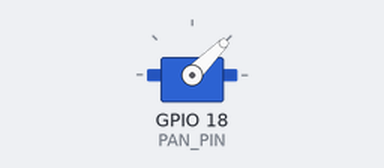
Recording of a sketch running on a simulated ESP32. On the bench: servo.

Above: at 2.05 s.
At 5.0 s:
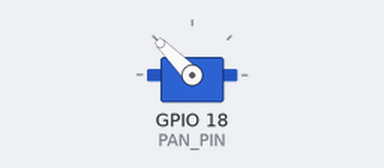
At 8.0 s:
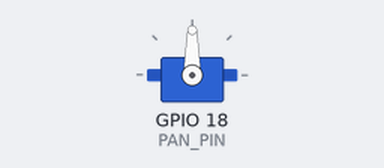
Timing chart, 0 to 9.8 s (numbered marks = the images above):
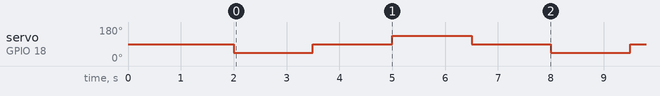

The sketch:

pan_servo_test.ino
```cpp
#include <ESP32Servo.h>

const int PAN_PIN = 18;
Servo pan;

void setup() {
  Serial.begin(115200);
  pan.setPeriodHertz(50);
  pan.attach(PAN_PIN, 500, 2500);
  pan.write(90);
  delay(2000);
}

void loop() {
  pan.write(45);
  delay(1500);
  pan.write(90);
  delay(1500);
  pan.write(135);
  delay(1500);
  pan.write(90);
  delay(1500);
}
```

Measured:
- by itself, servo on GPIO 18 (PAN_PIN): repeats every 6.0 s: 90° 1.5 s, 135° 1.5 s, 90° 1.5 s, 45° 1.5 s
